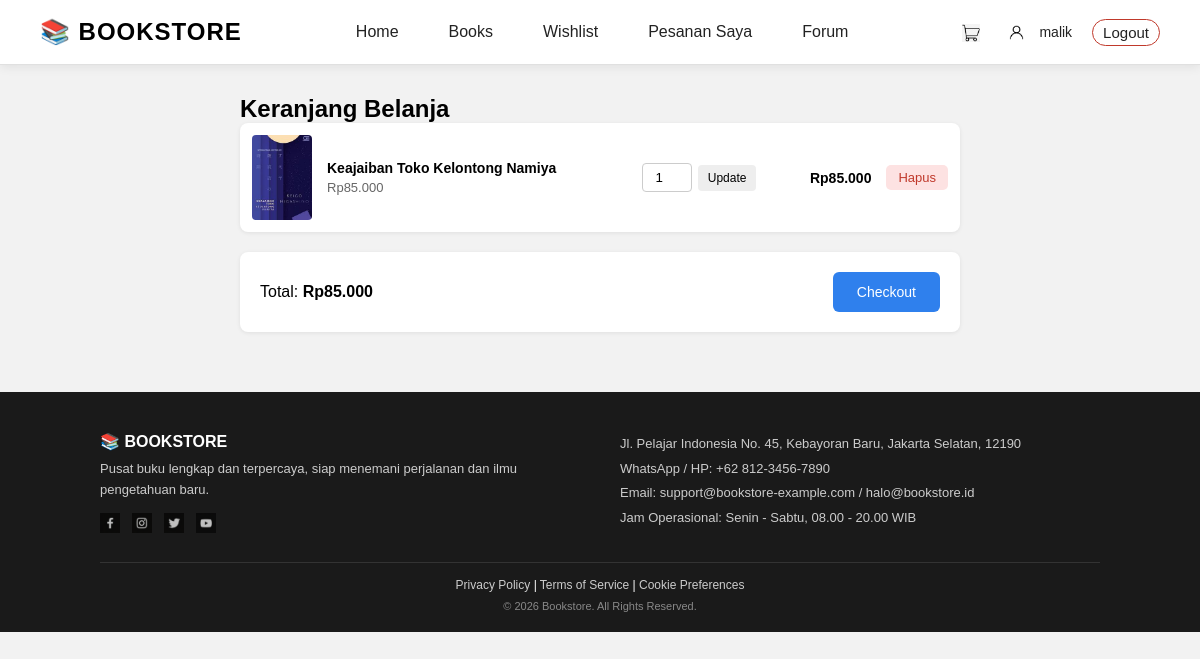
Screenshot of /cart.php (signed in) with the database file from the repository.
### tables this page shows
CREATE TABLE `cart` (
  `id` int(11) NOT NULL AUTO_INCREMENT,
  `user_id` int(11) NOT NULL,
  `book_id` int(11) NOT NULL,
  `jumlah` int(11) DEFAULT 1,
  `created_at` timestamp NOT NULL DEFAULT current_timestamp(),
  PRIMARY KEY (`id`),
  KEY `user_id` (`user_id`),
  KEY `book_id` (`book_id`),
  CONSTRAINT `cart_ibfk_1` FOREIGN KEY (`user_id`) REFERENCES `users` (`id`) ON DELETE CASCADE,
  CONSTRAINT `cart_ibfk_2` FOREIGN KEY (`book_id`) REFERENCES `books` (`id`) ON DELETE CASCADE
);

CREATE TABLE `books` (
  `id` int(11) NOT NULL AUTO_INCREMENT,
  `judul` varchar(150) NOT NULL,
  `penulis` varchar(100) NOT NULL,
  `harga` decimal(10,2) NOT NULL,
  `cover_image` varchar(255) DEFAULT NULL,
  `deskripsi` text DEFAULT NULL,
  `stok` int(11) DEFAULT 0,
  `category_id` int(11) DEFAULT NULL,
  `is_new` tinyint(1) DEFAULT 0,
  `is_bestseller` tinyint(1) DEFAULT 0,
  `is_trending` tinyint(1) DEFAULT 0,
  `created_at` timestamp NOT NULL DEFAULT current_timestamp(),
  PRIMARY KEY (`id`),
  KEY `category_id` (`category_id`),
  CONSTRAINT `books_ibfk_1` FOREIGN KEY (`category_id`) REFERENCES `categories` (`id`) ON DELETE SET NULL
);

### cart.php (the view, shortened to what this page needs)
<?php
include 'config.php';
$user_id = $_SESSION['user_id'];
$stmt = mysqli_prepare($conn, "
    SELECT cart.id AS cart_id, cart.jumlah, books.*
    FROM cart
    JOIN books ON cart.book_id = books.id
    WHERE cart.user_id = ?
");
mysqli_stmt_bind_param($stmt, "i", $user_id);
mysqli_stmt_execute($stmt);
$result_cart = mysqli_stmt_get_result($stmt);
$items = [];
$total_harga = 0;
while ($item = mysqli_fetch_assoc($result_cart)) {
    $subtotal = $item['harga'] * $item['jumlah'];
    $item['subtotal'] = $subtotal;
    $total_harga += $subtotal;
    $items[] = $item;
}
?>
<!DOCTYPE html>
<html lang="id">
<head>
    <link rel="stylesheet" href="assets/css/style.css">
</head>
<body>
    <header class="navbar">
        <div class="logo">📚 BOOKSTORE</div>
        <nav class="nav-links">
            <a href="index.php">Home</a>
            <a href="books.php">Books</a>
            <a href="wishlist.php">Wishlist</a>
            <a href="riwayat_pesanan.php">Pesanan Saya</a>
            <a href="#">Forum</a>
        </nav>
        <div class="nav-icons">
            <a href="cart.php"><img src="assets/icons/trolley.png" alt="Cart" class="icon-cart"></a>
            <?php if (isset($_SESSION['user_id'])) { ?>
                <span class="user-info">
                    <img src="assets/icons/icon.png" alt="User" class="icon-user">
                    <?php echo $_SESSION['nama']; ?>
                </span>
                <a href="logout.php" class="logout-link">Logout</a>
            <?php } else { ?>
                <a href="login.php"><img src="assets/icons/icon.png" alt="User" class="icon-user"> Log in</a>
            <?php } ?>
        </div>
    </header>
    <section class="cart-section">
        <h2>Keranjang Belanja</h2>
        <?php if (count($items) == 0) { ?>
            <p>Keranjang kamu masih kosong.</p>
        <?php } else { ?>
            <div class="cart-table">
                <?php foreach ($items as $item) { ?>
                    <div class="cart-row">
                        <?php if ($item['cover_image']) { ?>
                            <img src="assets/images/books/<?php echo $item['cover_image']; ?>" alt="<?php echo $item['judul']; ?>" class="cart-img">
                        <?php } else { ?>
                            <img src="https://placehold.co/80x110?text=<?php echo urlencode($item['judul']); ?>" alt="<?php echo $item['judul']; ?>" class="cart-img">
                        <?php } ?>
                        <div class="cart-info">
                            <p class="cart-title"><?php echo $item['judul']; ?></p>
                            <p class="cart-price">Rp<?php echo number_format($item['harga'], 0, ',', '.'); ?></p>
                        </div>
                        <form method="POST" action="" class="cart-qty-form">
                            <input type="number" name="jumlah" value="<?php echo $item['jumlah']; ?>" min="1" class="cart-qty-input">
                            <button type="submit" class="btn-update-qty">Update</button>
                        </form>
                        <p class="cart-subtotal">Rp<?php echo number_format($item['subtotal'], 0, ',', '.'); ?></p>
                        <a href="cart.php?hapus=<?php echo $item['cart_id']; ?>"
                           class="btn-delete"
                           onclick="return confirm('Hapus buku ini dari keranjang?');">Hapus</a>
                    </div>
                <?php } ?>
            </div>
            <div class="cart-total-box">
                <p class="cart-total-text">Total: <strong>Rp<?php echo number_format($total_harga, 0, ',', '.'); ?></strong></p>
                <a href="checkout.php" class="btn-checkout" style="text-decoration:none; display:inline-block;">
                    Checkout
                </a>
            </div>
        <?php } ?>
    </section>
    <footer>
        <div class="footer-content">
            <div class="footer-about">
                <p class="footer-title">📚 BOOKSTORE</p>
                <p class="footer-desc">Pusat buku lengkap dan terpercaya, siap menemani perjalanan dan ilmu pengetahuan baru.</p>
                <div class="footer-socials">
                    <a href="#" title="Facebook"><img src="assets/icons/FC.png" alt="Facebook"></a>
                    <a href="#" title="Instagram"><img src="assets/icons/IG.png" alt="Instagram"></a>
                    <a href="#" title="Twitter"><img src="assets/icons/TW.png" alt="Twitter"></a>
                    <a href="#" title="Youtube"><img src="assets/icons/YT.png" alt="Youtube"></a>
                </div>
            </div>
            <div class="footer-contact">
                <p>Jl. Pelajar Indonesia No. 45, Kebayoran Baru, Jakarta Selatan, 12190</p>
                <p>WhatsApp / HP: +62 812-3456-7890</p>
                <p>Email: support@bookstore-example.com / halo@bookstore.id</p>
                <p>Jam Operasional: Senin - Sabtu, 08.00 - 20.00 WIB</p>
            </div>
        </div>
        <div class="footer-bottom">
            <div class="footer-links">
                <a href="privacy-policy.php">Privacy Policy</a> | <a href="terms-of-service.php">Terms of Service</a> | <a href="cookie-preferences.php">Cookie Preferences</a>
            </div>
            <p class="footer-copyright">&copy; <?php echo date('Y'); ?> Bookstore. All Rights Reserved.</p>
        </div>
    </footer>
</body>
</html>

### assets/css/style.css (style rules this page uses)
* { margin: 0; padding: 0; box-sizing: border-box; font-family: Arial, sans-serif; }
body { background-color: #f2f2f2; }
.navbar { display:flex; justify-content:space-between; align-items:center; padding:18px 40px; background:white; border-bottom: 1px solid #e0e0e0; box-shadow:0 2px 10px rgba(0,0,0,.08); position:sticky; top:0; z-index:999; }
.logo { font-size:24px; font-weight:bold; letter-spacing:1px; }
.nav-links { display:flex; gap:50px; }
.nav-links a { text-decoration:none; color:#222; transition:.2s; }
.nav-icons { display:flex; gap:20px; align-items:center; }
.nav-icons a { text-decoration:none; color:#222; font-size: 15px; }
.icon-cart { width: 18px; height: 18px; vertical-align: middle; margin-right: 4px; }
.icon-user { width: 25px; height: 25px; vertical-align: middle; margin-right: 4px; }
.user-info { display: flex; align-items: center; gap: 6px; font-size: 14px; color: #222; }
.logout-link { text-decoration: none; color: #c0392b; font-size: 13px; border: 1px solid #c0392b; padding: 4px 10px; border-radius: 15px; }
.btn-edit, .btn-delete { padding: 5px 12px; border-radius: 5px; text-decoration: none; font-size: 13px; }
.btn-delete { background: #fde2e2; color: #c0392b; }
.cart-section { padding: 30px 40px; max-width: 800px; margin: 0 auto; }
.cart-table { display: flex; flex-direction: column; gap: 12px; }
.cart-row { display: flex; align-items: center; gap: 15px; background: white; padding: 12px; border-radius: 8px; box-shadow: 0 1px 4px rgba(0,0,0,.08); }
.cart-img { width: 60px; height: 85px; object-fit: cover; border-radius: 4px; flex-shrink: 0; }
.cart-info { flex: 1; }
.cart-title { font-weight: bold; font-size: 14px; margin-bottom: 4px; }
.cart-price { font-size: 13px; color: #666; }
.cart-qty-form { display: flex; align-items: center; gap: 6px; }
.cart-qty-input { width: 50px; padding: 6px; border: 1px solid #ccc; border-radius: 4px; text-align: center; }
.btn-update-qty { font-size: 12px; padding: 6px 10px; border: none; background: #eee; border-radius: 4px; cursor: pointer; }
.cart-subtotal { font-weight: bold; font-size: 14px; width: 100px; text-align: right; }
.cart-total-box { margin-top: 20px; background: white; padding: 20px; border-radius: 8px; display: flex; justify-content: space-between; align-items: center; box-shadow: 0 1px 4px rgba(0,0,0,.08); }
.cart-total-text { font-size: 16px; }
.btn-checkout { background: #2f80ed; color: white; border: none; padding: 12px 24px; border-radius: 6px; font-size: 14px; cursor: pointer; }
footer { background-color: #1a1a1a; color: white; padding: 40px 40px 20px; margin-top: 30px; }
.footer-content { display: flex; justify-content: space-between; gap: 40px; max-width: 1000px; margin: 0 auto; text-align: left; flex-wrap: wrap; }
.footer-about { flex: 1; min-width: 220px; }
.footer-title { font-weight: bold; font-size: 16px; margin-bottom: 8px; }
.footer-desc { font-size: 13px; color: #ccc; line-height: 1.6; margin-bottom: 12px; }
.footer-socials { display: flex; gap: 12px; }
.footer-socials a { text-decoration: none; font-size: 16px; opacity: 0.85; }
.footer-socials img { width: 20px; height: 20px; opacity: 0.85; }
.footer-contact { flex: 1; min-width: 220px; font-size: 13px; color: #ccc; line-height: 1.9; }
.footer-bottom { max-width: 1000px; margin: 25px auto 0; padding-top: 15px; border-top: 1px solid #333; text-align: center; }
.footer-links { font-size: 12px; margin-bottom: 8px; }
.footer-links a { color: #ccc; text-decoration: none; }
.footer-copyright { font-size: 11px; color: #888; }

### rows the page displays
cart: book.cover_image (picture), book.judul "Keajaiban Toko Kelontong Namiya", book.harga "85.000", jumlah "1", subtotal "85.000"

### other values shown
$_SESSION['nama'] "malik"
$total_harga "85.000"
